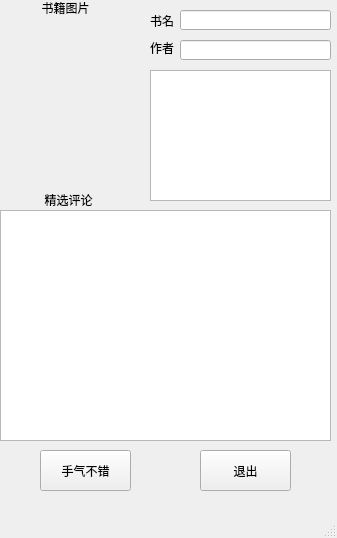
<?xml version="1.0" encoding="UTF-8"?>
<ui version="4.0">
 <class>MainWindow</class>
 <widget class="QMainWindow" name="MainWindow">
  <property name="geometry">
   <rect>
    <x>0</x>
    <y>0</y>
    <width>337</width>
    <height>538</height>
   </rect>
  </property>
  <property name="windowTitle">
   <string>MainWindow</string>
  </property>
  <widget class="QWidget" name="centralwidget">
   <widget class="QLabel" name="label">
    <property name="geometry">
     <rect>
      <x>0</x>
      <y>0</y>
      <width>131</width>
      <height>16</height>
     </rect>
    </property>
    <property name="text">
     <string>书籍图片</string>
    </property>
    <property name="alignment">
     <set>Qt::AlignCenter</set>
    </property>
   </widget>
   <widget class="QLabel" name="label_2">
    <property name="geometry">
     <rect>
      <x>150</x>
      <y>10</y>
      <width>31</width>
      <height>21</height>
     </rect>
    </property>
    <property name="text">
     <string>书名</string>
    </property>
   </widget>
   <widget class="QLabel" name="label_3">
    <property name="geometry">
     <rect>
      <x>150</x>
      <y>40</y>
      <width>31</width>
      <height>16</height>
     </rect>
    </property>
    <property name="text">
     <string>作者</string>
    </property>
   </widget>
   <widget class="QLineEdit" name="lineEdit_name">
    <property name="geometry">
     <rect>
      <x>180</x>
      <y>10</y>
      <width>151</width>
      <height>20</height>
     </rect>
    </property>
    <property name="readOnly">
     <bool>true</bool>
    </property>
   </widget>
   <widget class="QLineEdit" name="lineEdit_author">
    <property name="geometry">
     <rect>
      <x>180</x>
      <y>40</y>
      <width>151</width>
      <height>20</height>
     </rect>
    </property>
    <property name="readOnly">
     <bool>true</bool>
    </property>
   </widget>
   <widget class="QTextEdit" name="textEdit_content">
    <property name="geometry">
     <rect>
      <x>150</x>
      <y>70</y>
      <width>181</width>
      <height>131</height>
     </rect>
    </property>
    <property name="readOnly">
     <bool>true</bool>
    </property>
   </widget>
   <widget class="QTextEdit" name="textEdit">
    <property name="geometry">
     <rect>
      <x>0</x>
      <y>210</y>
      <width>331</width>
      <height>231</height>
     </rect>
    </property>
    <property name="readOnly">
     <bool>true</bool>
    </property>
   </widget>
   <widget class="QLabel" name="label_10">
    <property name="geometry">
     <rect>
      <x>3</x>
      <y>190</y>
      <width>131</width>
      <height>20</height>
     </rect>
    </property>
    <property name="text">
     <string>精选评论</string>
    </property>
    <property name="alignment">
     <set>Qt::AlignCenter</set>
    </property>
   </widget>
   <widget class="QPushButton" name="pushButton_getvalue">
    <property name="geometry">
     <rect>
      <x>40</x>
      <y>450</y>
      <width>91</width>
      <height>41</height>
     </rect>
    </property>
    <property name="text">
     <string>手气不错</string>
    </property>
   </widget>
   <widget class="QLabel" name="label_pic">
    <property name="geometry">
     <rect>
      <x>10</x>
      <y>20</y>
      <width>121</width>
      <height>169</height>
     </rect>
    </property>
    <property name="text">
     <string/>
    </property>
   </widget>
   <widget class="QPushButton" name="pushButton_quit">
    <property name="geometry">
     <rect>
      <x>200</x>
      <y>450</y>
      <width>91</width>
      <height>41</height>
     </rect>
    </property>
    <property name="text">
     <string>退出</string>
    </property>
   </widget>
  </widget>
  <widget class="QMenuBar" name="menubar">
   <property name="geometry">
    <rect>
     <x>0</x>
     <y>0</y>
     <width>337</width>
     <height>23</height>
    </rect>
   </property>
  </widget>
  <widget class="QStatusBar" name="statusbar"/>
 </widget>
 <resources/>
 <connections/>
</ui>
